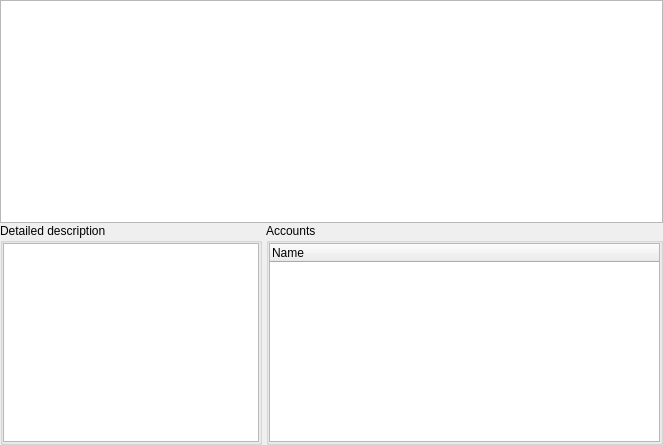
<?xml version="1.0" encoding="UTF-8"?>
<ui version="4.0">
 <class>KAccountTemplateSelector</class>
 <widget class="QWidget" name="KAccountTemplateSelector">
  <property name="geometry">
   <rect>
    <x>0</x>
    <y>0</y>
    <width>663</width>
    <height>445</height>
   </rect>
  </property>
  <layout class="QGridLayout" name="gridLayout_3" rowstretch="1,1">
   <property name="leftMargin">
    <number>0</number>
   </property>
   <property name="topMargin">
    <number>0</number>
   </property>
   <property name="rightMargin">
    <number>0</number>
   </property>
   <property name="bottomMargin">
    <number>0</number>
   </property>
   <property name="verticalSpacing">
    <number>0</number>
   </property>
   <item row="1" column="0">
    <layout class="QHBoxLayout" name="horizontalLayout" stretch="0,5">
     <property name="spacing">
      <number>4</number>
     </property>
     <item>
      <widget class="QGroupBox" name="groupBox">
       <property name="sizePolicy">
        <sizepolicy hsizetype="Preferred" vsizetype="Preferred">
         <horstretch>0</horstretch>
         <verstretch>0</verstretch>
        </sizepolicy>
       </property>
       <property name="title">
        <string>Detailed description</string>
       </property>
       <layout class="QVBoxLayout" name="verticalLayout">
        <property name="spacing">
         <number>0</number>
        </property>
        <property name="leftMargin">
         <number>0</number>
        </property>
        <property name="topMargin">
         <number>0</number>
        </property>
        <property name="rightMargin">
         <number>0</number>
        </property>
        <property name="bottomMargin">
         <number>0</number>
        </property>
        <item>
         <widget class="KTextEdit" name="m_description">
          <property name="sizePolicy">
           <sizepolicy hsizetype="Expanding" vsizetype="Expanding">
            <horstretch>0</horstretch>
            <verstretch>3</verstretch>
           </sizepolicy>
          </property>
          <property name="readOnly">
           <bool>true</bool>
          </property>
          <property name="html">
           <string>&lt;!DOCTYPE HTML PUBLIC &quot;-//W3C//DTD HTML 4.0//EN&quot; &quot;http://www.w3.org/TR/REC-html40/strict.dtd&quot;&gt;
&lt;html&gt;&lt;head&gt;&lt;meta name=&quot;qrichtext&quot; content=&quot;1&quot; /&gt;&lt;style type=&quot;text/css&quot;&gt;
p, li { white-space: pre-wrap; }
&lt;/style&gt;&lt;/head&gt;&lt;body style=&quot; font-family:'Noto Sans'; font-size:10pt; font-weight:400; font-style:normal;&quot;&gt;
&lt;p style=&quot;-qt-paragraph-type:empty; margin-top:0px; margin-bottom:0px; margin-left:0px; margin-right:0px; -qt-block-indent:0; text-indent:0px;&quot;&gt;&lt;br /&gt;&lt;/p&gt;&lt;/body&gt;&lt;/html&gt;</string>
          </property>
         </widget>
        </item>
       </layout>
      </widget>
     </item>
     <item>
      <widget class="QGroupBox" name="groupBox_2">
       <property name="title">
        <string>Accounts</string>
       </property>
       <layout class="QVBoxLayout" name="verticalLayout_2">
        <property name="spacing">
         <number>0</number>
        </property>
        <property name="leftMargin">
         <number>0</number>
        </property>
        <property name="topMargin">
         <number>0</number>
        </property>
        <property name="rightMargin">
         <number>0</number>
        </property>
        <property name="bottomMargin">
         <number>0</number>
        </property>
        <item>
         <widget class="QTreeWidget" name="m_accountList">
          <column>
           <property name="text">
            <string comment="@title header of the account name column">Name</string>
           </property>
          </column>
         </widget>
        </item>
       </layout>
      </widget>
     </item>
    </layout>
   </item>
   <item row="0" column="0">
    <widget class="QTreeView" name="m_groupList">
     <property name="minimumSize">
      <size>
       <width>20</width>
       <height>0</height>
      </size>
     </property>
    </widget>
   </item>
  </layout>
 </widget>
 <layoutdefault spacing="6" margin="11"/>
 <customwidgets>
  <customwidget>
   <class>KTextEdit</class>
   <extends>QTextEdit</extends>
   <header>ktextedit.h</header>
  </customwidget>
 </customwidgets>
 <resources/>
 <connections/>
</ui>
